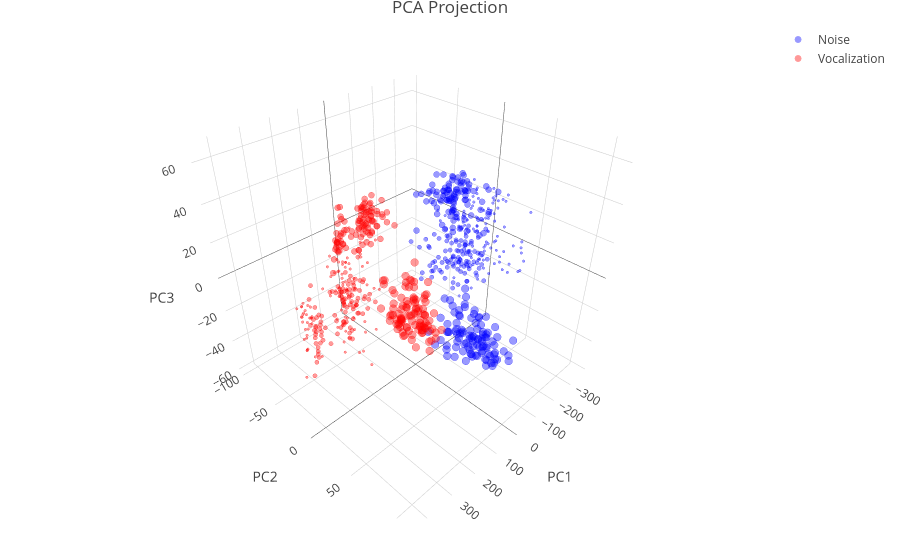

Notebook code for this chart:
### Code cell
pca_data <- data.frame(PC1 = df$PC1, PC2 = df$PC2, PC3 = df$PC3, Label = df$Individual, Distance = df$Distance, Type = df$Type)

pca_data$marker_size <- ifelse(
  pca_data$Distance == "12-5", 3,
  ifelse(pca_data$Distance == "25", 5,
  ifelse(pca_data$Distance == "50", 7,
  ifelse(pca_data$Distance == "100", 9,1))) 
)

pca_data <- pca_data[order(pca_data$Label), ] 

plot_ly(pca_data,
        type = "scatter3d",
        mode = "markers",
        x = ~PC1,
        y = ~PC2,
        z = ~PC3,
        color = ~Type, 
        colors = c("Vocalization" = "red", "Noise" = "blue"), 
        text = ~paste("Ind: ", Label, "<br>Distance: ", Distance, "<br>Type:", Type),
        hoverinfo = "text",
        marker = list(size = pca_data$marker_size, opacity = 0.4)) %>%
  layout(title = "PCA Projection",
         scene = list(xaxis = list(title = "PC1"),
                      yaxis = list(title = "PC2"),
                      zaxis = list(title = "PC3")))

### Figure 1 — Plotly figure (JSON) as saved in the notebook; plotly's stock layout.template omitted (floating-point values rounded to 4 significant figures; data arrays with more than 128 entries replaced by an {"elided": "..."} marker saying what was removed)
{"data": [{"error_x": {"color": "rgba(0,0,255,1)"}, "error_y": {"color": "rgba(0,0,255,1)"}, "hoverinfo": {"elided": "400 str values"}, "line": {"color": "rgba(0,0,255,1)"}, "marker": {"color": "rgba(0,0,255,1)", "line": {"color": "rgba(0,0,255,1)"}, "opacity": 0.4, "size": {"elided": "400 int values"}}, "mode": "markers", "name": "Noise", "text": {"elided": "400 str values"}, "textfont": {"color": "rgba(0,0,255,1)"}, "type": "scatter3d", "x": {"elided": "400 float values"}, "y": {"elided": "400 float values"}, "z": {"elided": "400 float values"}}, {"error_x": {"color": "rgba(255,0,0,1)"}, "error_y": {"color": "rgba(255,0,0,1)"}, "hoverinfo": {"elided": "400 str values"}, "line": {"color": "rgba(255,0,0,1)"}, "marker": {"color": "rgba(255,0,0,1)", "line": {"color": "rgba(255,0,0,1)"}, "opacity": 0.4, "size": {"elided": "400 int values"}}, "mode": "markers", "name": "Vocalization", "text": {"elided": "400 str values"}, "textfont": {"color": "rgba(255,0,0,1)"}, "type": "scatter3d", "x": {"elided": "400 float values"}, "y": {"elided": "400 float values"}, "z": {"elided": "400 float values"}}], "layout": {"hovermode": "closest", "margin": {"b": 40, "l": 60, "r": 10, "t": 25}, "scene": {"xaxis": {"title": "PC1"}, "yaxis": {"title": "PC2"}, "zaxis": {"title": "PC3"}}, "showlegend": true, "title": "PCA Projection"}}
